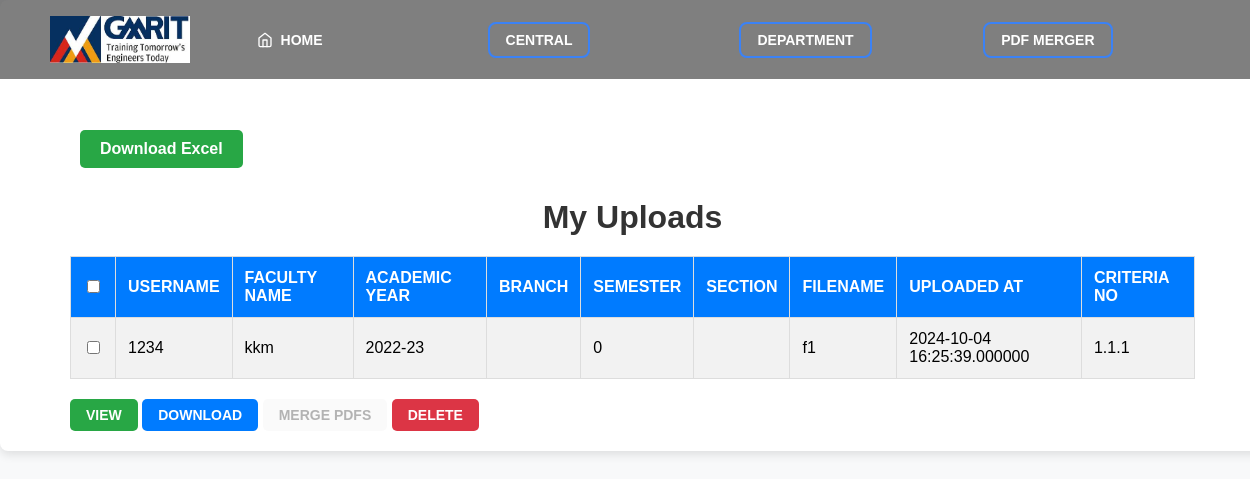
Screenshot of /my_uploads.php (signed in) with the database file from the repository.
### tables this page shows
CREATE TABLE `files` (
  `id` int(255) NOT NULL,
  `UserName` varchar(30) NOT NULL,
  `description` varchar(1500) NOT NULL,
  `academic_year` varchar(20) NOT NULL,
  `branch` varchar(10) NOT NULL,
  `sem` int(10) NOT NULL,
  `section` varchar(20) NOT NULL,
  `faculty_name` varchar(30) NOT NULL,
  `ext_or_int` varchar(20) NOT NULL,
  `uploaded_at` datetime(6) NOT NULL,
  `file_name` varchar(30) NOT NULL,
  `file_path` varchar(60) NOT NULL,
  `criteria` int(20) NOT NULL,
  `criteria_no` varchar(20) NOT NULL
);

### my_uploads.php (the view, shortened to what this page needs)
<?php
include("connection.php");
$username = $_SESSION['username'];
?>
<?php
        include "header.php";
?>
<!DOCTYPE html>
<html lang="en">
<head>
</head>
<body>
<div class="cont">
    <div class="container11">
    <div >
        <a href="my_uploads.php?download_excel=1" class="excel-btn">Download Excel</a>
        <h1>My Uploads</h1>
        <form method="POST" action="">
            <table>
                <tr>
                    <th><input type="checkbox" onclick="toggleSelectAll(this)"></th>
                    <th>Username</th>
                    <th>Faculty Name</th>
                    <th>Academic Year</th>
                    <th>Branch</th>
                    <th>Semester</th>
                    <th>Section</th>
                    <th>Filename</th>
                    <th>Uploaded At</th>
                    <th>Criteria No</th>
                </tr>
                <?php
                $sql = "SELECT * FROM files WHERE username = ? ORDER BY uploaded_at DESC";
                $stmt = $conn->prepare($sql);
                $stmt->bind_param("s", $username);
                $stmt->execute();
                $result = $stmt->get_result();
                while ($row = $result->fetch_assoc()) {
                    $fileUrl =  $row['file_path'];
                    echo "<tr>";
                    echo "<td><input type='checkbox' name='selected_files[]' value='" . $row['id'] . "'
                    data-filepath='" . htmlspecialchars($fileUrl, ENT_QUOTES, 'UTF-8') . "'
                    onchange='trackOrder(event)'></td>";
                    echo "<td>" . htmlspecialchars($username) . "</td>";
                    echo "<td>" . htmlspecialchars($row['faculty_name']) . "</td>";
                    echo "<td>" . htmlspecialchars($row['academic_year']) . "</td>";
                    echo "<td>" . htmlspecialchars($row['branch']) . "</td>";
                    echo "<td>" . htmlspecialchars($row['sem']) . "</td>";
                    echo "<td>" . htmlspecialchars($row['section']) . "</td>";
                    echo "<td>" . htmlspecialchars($row['file_name']) . "</td>";
                    echo "<td>" . htmlspecialchars($row['uploaded_at']) . "</td>";
                    echo "<td>" . htmlspecialchars($row['criteria_no']) . "</td>";
                    echo "</tr>";
                }
                ?>
            </table>
            <div>
            <button type="submit"  id="view" name="action" onclick="openFile()">view</button>
                <button type="submit" id="down" name="action" value="download">Download</button>
                <button type="button" id="mergeBtn" class="merg" onclick="mergePDFs()" disabled>Merge PDFs</button>
                <button type="submit" id="del"  name="action" value="delete">Delete</button>
            </div>
        </form>
    </div>
    </div>
</body>
</html>

### css/header.css (style rules this page uses)
a { text-decoration: none; }

### my_uploads.php (style rules this page uses)
body { font-family: Arial, sans-serif; margin: 0; padding: 0; background-color: #f8f9fa; }
.cont { width: 100%; padding: 20px; background: #fff; border-radius: 8px; box-shadow: 0 4px 10px rgba(0, 0, 0, 0.1); }
.container11 { margin-top:100px; width:90%; margin-left:50px; }
h1 { text-align: center; color: #333; margin-bottom: 20px; font-size: 2em; font-weight: bold; }
table { width: 100%; border-collapse: collapse; margin: 20px 0; }
th, td { text-align: left; padding: 12px; border: 1px solid #ddd; }
th { background-color: #007bff; color: #fff; text-transform: uppercase; }
tr:nth-child(even) { background-color: #f2f2f2; }
button { border: none; border-radius: 5px; padding: 8px 16px; font-size: 14px; cursor: pointer; text-transform: uppercase; font-weight: bold; }
button#view { background-color: #28a745; color: white; }
button#down { background-color: #007bff; color: white; }
button#del { background-color: #dc3545; color: white; }
.excel-btn { display: inline-block; margin: 10px; padding: 10px 20px; background-color: #28a745; color: white; border-radius: 5px; text-decoration: none; font-weight: bold; text-align: center; }

### rows the page displays
files: faculty_name "kkm", academic_year "2022-23", sem "0", file_name "f1", uploaded_at "2024-10-04 16:25:39.000000", criteria_no "1.1.1"
